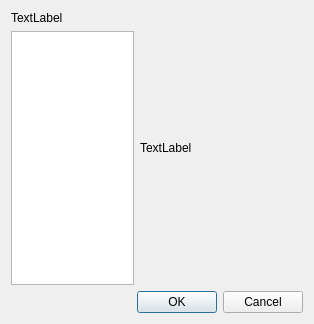
<?xml version="1.0" encoding="UTF-8"?>
<ui version="4.0">
 <class>dlgTemps</class>
 <widget class="QDialog" name="dlgTemps">
  <property name="geometry">
   <rect>
    <x>0</x>
    <y>0</y>
    <width>314</width>
    <height>324</height>
   </rect>
  </property>
  <property name="windowTitle">
   <string>Dialog</string>
  </property>
  <layout class="QVBoxLayout" name="verticalLayout_3">
   <item>
    <layout class="QHBoxLayout" name="horizontalLayout" stretch="3,4">
     <item>
      <layout class="QVBoxLayout" name="verticalLayout_2">
       <item>
        <widget class="QLabel" name="label">
         <property name="text">
          <string>TextLabel</string>
         </property>
        </widget>
       </item>
       <item>
        <widget class="QListWidget" name="listWidget"/>
       </item>
      </layout>
     </item>
     <item>
      <widget class="QLabel" name="label_2">
       <property name="text">
        <string>TextLabel</string>
       </property>
      </widget>
     </item>
    </layout>
   </item>
   <item>
    <widget class="QDialogButtonBox" name="btnBox">
     <property name="orientation">
      <enum>Qt::Horizontal</enum>
     </property>
     <property name="standardButtons">
      <set>QDialogButtonBox::Cancel|QDialogButtonBox::Ok</set>
     </property>
    </widget>
   </item>
  </layout>
 </widget>
 <resources/>
 <connections>
  <connection>
   <sender>btnBox</sender>
   <signal>accepted()</signal>
   <receiver>dlgTemps</receiver>
   <slot>accept()</slot>
   <hints>
    <hint type="sourcelabel">
     <x>248</x>
     <y>254</y>
    </hint>
    <hint type="destinationlabel">
     <x>157</x>
     <y>274</y>
    </hint>
   </hints>
  </connection>
  <connection>
   <sender>btnBox</sender>
   <signal>rejected()</signal>
   <receiver>dlgTemps</receiver>
   <slot>reject()</slot>
   <hints>
    <hint type="sourcelabel">
     <x>316</x>
     <y>260</y>
    </hint>
    <hint type="destinationlabel">
     <x>286</x>
     <y>274</y>
    </hint>
   </hints>
  </connection>
 </connections>
</ui>
